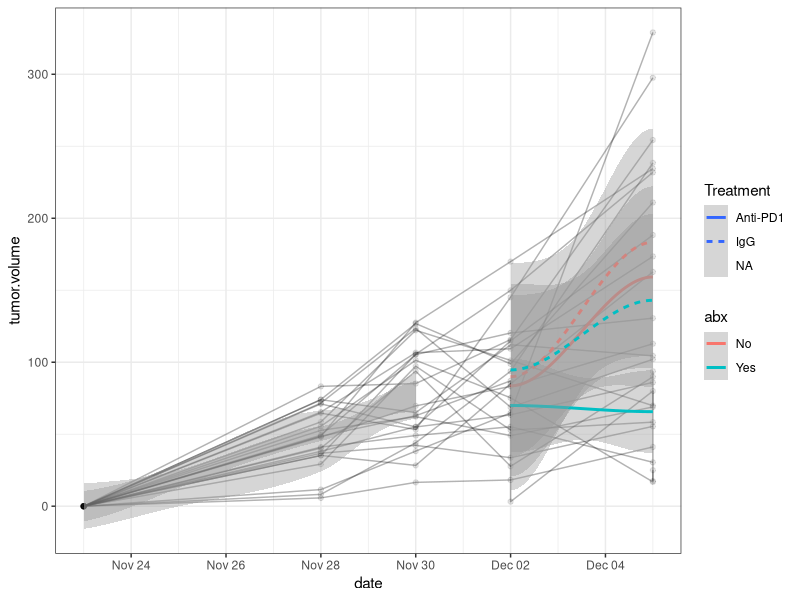

Here is the R script that generated this plot:
## ---- chunk 1
knitr::opts_chunk$set(echo = TRUE)

library(readxl)
library(tidyverse)
library(knitr)
## ---- chunk 2
x <- readxl::read_xlsx(file.path("..", 
                                 "data", 
                                 "tumor-size", 
                                 "AOT00048953-mimic15", 
                                 "AOT00048953-mimic15_tumor-size.xlsx"))

summary(x)
## ---- chunk 3
y <- 
  x %>%
  mutate(cage = as.factor(cage)) %>%
  mutate(abx = if_else(grepl("2|4|6|8", cage),
                       true = "Yes",
                       false = "No")) %>%
  mutate(tumor.volume = (`tumor.length.(mm)` * (`tumor.width.(mm)`^2)) / 2) %>%
  drop_na(tumor.volume) %>%
  mutate(mouse = paste(tail.number, cage, sep = "."))

head(y)  
## ---- chunk 4
y %>%
  
  ggplot(aes(x = date, y = tumor.volume)) +
  geom_line(aes(group = mouse), 
            alpha = 0.3, 
            show.legend = FALSE) +
  geom_point(alpha = 0.1,
             show.legend = FALSE) +
  geom_smooth(aes(color = abx,
                  lty = Treatment)) +
  theme_bw()
## ---- chunk 5
summary <- 
  y %>%
  filter(date == max(date)) %>%
  group_by(abx) %>%
  summarize(mean.volume = mean(tumor.volume),
            sd.volume = sd(tumor.volume),
            n = n())

kable(summary)
